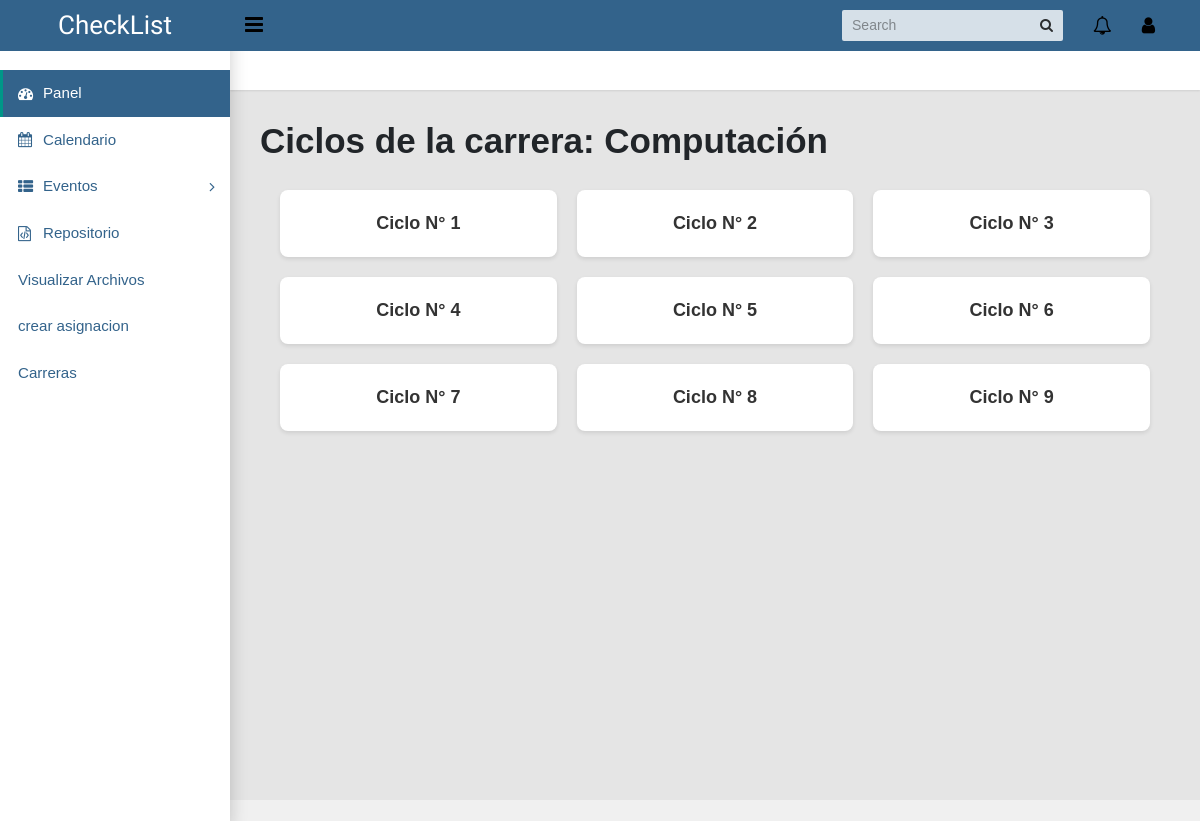
The app's page /visualizar/ciclo/1/ with its own data.
### calendarapp/models/archivos.py (models this page shows, shortened)
class Carrera(models.Model):
    nombre = models.CharField(max_length=50)

class CarreraCiclo(models.Model):
    carrera = models.ForeignKey(Carrera, on_delete=models.CASCADE, related_name="carrera_c")
    ciclo = models.ForeignKey(Ciclo, on_delete=models.CASCADE, related_name="ciclo_m")
    class Meta:
        unique_together = ['carrera', 'ciclo']

class Ciclo(models.Model):
    numCiclo = models.IntegerField()

### calendarapp/views/archivo.py (the view)
# urls.py: path('visualizar/ciclo/<int:id_carrera>/', archivo.obtener_Ciclo, name='v_ciclo'),
def obtener_Ciclo(request, id_carrera):
    try:
        carrera = Carrera.objects.get(pk=id_carrera)
        ciclos = CarreraCiclo.objects.filter(carrera=carrera)
    except Carrera.DoesNotExist:
        ciclos = []
    return render(request, 'v_ciclos.html', {'ciclos': ciclos, 'carreras': carrera})

### templates/v_ciclos.html
{% extends "base.html" %}
{% block content %}
<div>
    <h1>Ciclos de la carrera: {{ carreras.nombre }}</h1>
    {% if ciclos %}
        <div class="container">
            {% for carrera_ciclo in ciclos %}
                <div class="carrera">
                    <a href="{% url 'calendarapp:v_materias' carrera_ciclo.id %}">Ciclo N° {{ carrera_ciclo.ciclo.numCiclo }}</a>
                </div>
            {% endfor %}
        </div>
    {% else %}
        <p>No hay ciclos asociados a esta carrera.</p>
    {% endif %}
</div>
{% endblock %}

### static/css/carreras.css (style rules this page uses)
body { font-family: Arial, sans-serif; background-color: #f0f0f0; margin: 0; padding: 0; }
.container { display: grid; grid-template-columns: repeat(3, 1fr); gap: 20px; max-width: 1200px; margin: 0 auto; padding: 20px; }
.carrera { background-color: #fff; border-radius: 8px; box-shadow: 0 2px 4px rgba(0, 0, 0, 0.1); padding: 20px; text-align: center; }
.carrera a { text-decoration: none; color: #333; font-size: 18px; font-weight: bold; }

### records on screen
Carrera: nombre "Computación"
CarreraCiclo: ciclo.numCiclo "1"
CarreraCiclo: ciclo.numCiclo "2"
CarreraCiclo: ciclo.numCiclo "3"
CarreraCiclo: ciclo.numCiclo "4"
CarreraCiclo: ciclo.numCiclo "5"
CarreraCiclo: ciclo.numCiclo "6"
CarreraCiclo: ciclo.numCiclo "7"
CarreraCiclo: ciclo.numCiclo "8"
CarreraCiclo: ciclo.numCiclo "9"
